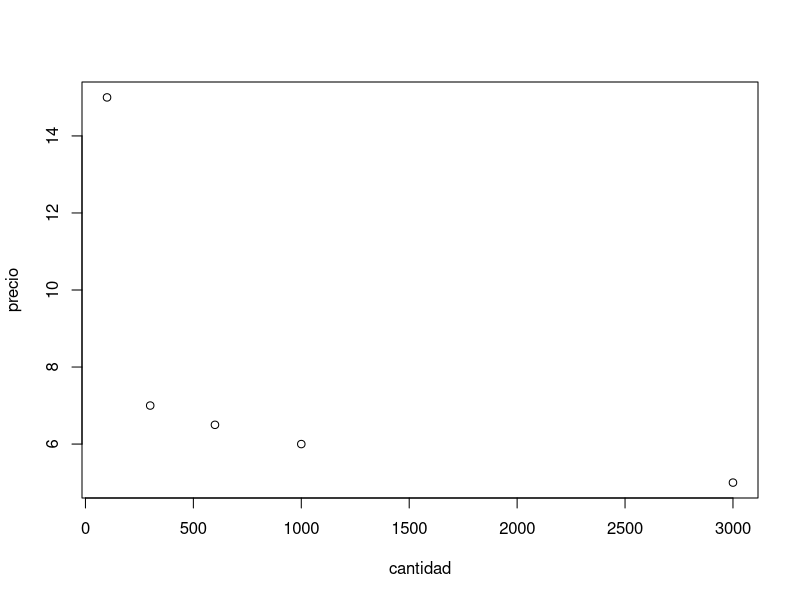
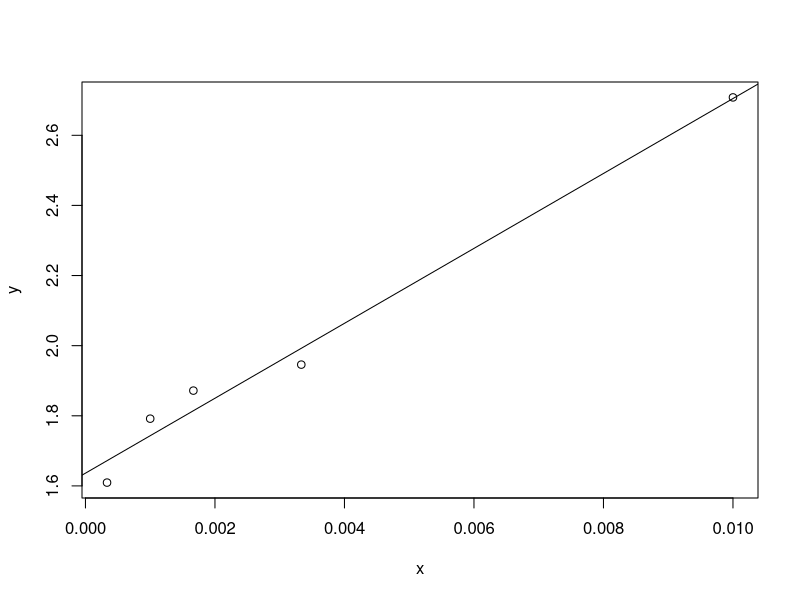
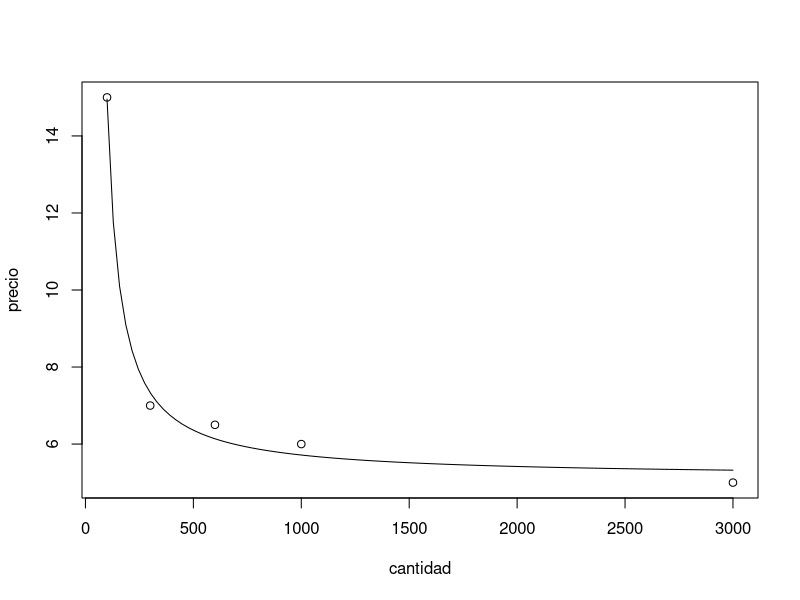

Here is the R script that generated these plots, in order:
cantidad=c(100,300,600,1000,3000)
precio=c(15,7,6.5,6,5)
plot(cantidad,precio)

# transformar
y = log(precio)
x = 1 / cantidad

# recta de represión
plot(x,y)
l1 = lm(y~x)
abline(l1)

# coeficientes
m = l1$coefficients[2]
n = l1$coefficients[1]

# los datos
k = m
k
po = exp(n)
po

# funcion
f1=function(x){po* exp(k/x)}
f1(50)

# función
plot(cantidad,precio)
curve(f1(cantidad),xname="cantidad",add=TRUE)
summary(l1)$r.squared